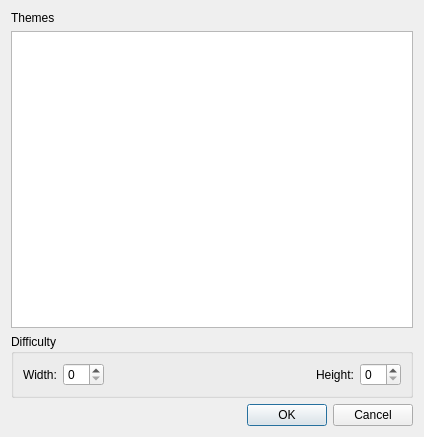
<?xml version="1.0" encoding="UTF-8"?>
<ui version="4.0">
 <class>NewMemoryDialog</class>
 <widget class="QDialog" name="NewMemoryDialog">
  <property name="geometry">
   <rect>
    <x>0</x>
    <y>0</y>
    <width>424</width>
    <height>437</height>
   </rect>
  </property>
  <property name="windowTitle">
   <string>New Game</string>
  </property>
  <layout class="QVBoxLayout" name="verticalLayout">
   <item>
    <widget class="QLabel" name="label">
     <property name="text">
      <string>Themes</string>
     </property>
    </widget>
   </item>
   <item>
    <widget class="QListWidget" name="themesList"/>
   </item>
   <item>
    <widget class="QGroupBox" name="groupBox">
     <property name="title">
      <string>Difficulty</string>
     </property>
     <layout class="QHBoxLayout" name="horizontalLayout">
      <item>
       <widget class="QLabel" name="label_3">
        <property name="text">
         <string>Width:</string>
        </property>
       </widget>
      </item>
      <item>
       <widget class="QSpinBox" name="spinBox_2"/>
      </item>
      <item>
       <spacer name="horizontalSpacer">
        <property name="orientation">
         <enum>Qt::Horizontal</enum>
        </property>
        <property name="sizeHint" stdset="0">
         <size>
          <width>40</width>
          <height>20</height>
         </size>
        </property>
       </spacer>
      </item>
      <item>
       <widget class="QLabel" name="label_2">
        <property name="text">
         <string>Height:</string>
        </property>
       </widget>
      </item>
      <item>
       <widget class="QSpinBox" name="spinBox"/>
      </item>
     </layout>
    </widget>
   </item>
   <item>
    <widget class="QDialogButtonBox" name="buttonBox">
     <property name="orientation">
      <enum>Qt::Horizontal</enum>
     </property>
     <property name="standardButtons">
      <set>QDialogButtonBox::Cancel|QDialogButtonBox::Ok</set>
     </property>
    </widget>
   </item>
  </layout>
 </widget>
 <resources/>
 <connections>
  <connection>
   <sender>buttonBox</sender>
   <signal>rejected()</signal>
   <receiver>NewMemoryDialog</receiver>
   <slot>reject()</slot>
   <hints>
    <hint type="sourcelabel">
     <x>316</x>
     <y>260</y>
    </hint>
    <hint type="destinationlabel">
     <x>286</x>
     <y>274</y>
    </hint>
   </hints>
  </connection>
  <connection>
   <sender>buttonBox</sender>
   <signal>accepted()</signal>
   <receiver>NewMemoryDialog</receiver>
   <slot>accept()</slot>
   <hints>
    <hint type="sourcelabel">
     <x>248</x>
     <y>254</y>
    </hint>
    <hint type="destinationlabel">
     <x>157</x>
     <y>274</y>
    </hint>
   </hints>
  </connection>
 </connections>
</ui>
